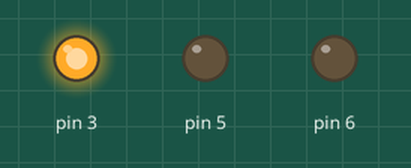
Simulated run of this sketch. Board: Arduino Uno, built with avr-gcc and run on an emulated ATmega328P. Parts: output pins drawn as LEDs (lit = HIGH).

Above: at 0.5 s.
At 1.5 s:
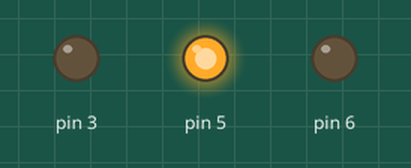
At 5.5 s:
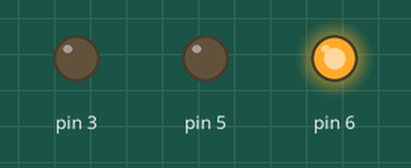
Timing chart, 0 to 6.9 s (numbered marks = the images above):
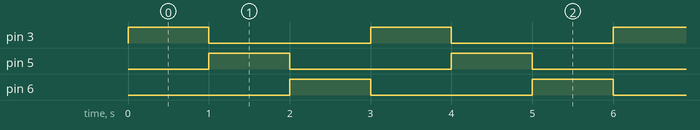

Measured:
- by itself, pin 3, pin 5, pin 6: alternates HIGH for 1.0 s and LOW for 2.0 s
- by itself, everything shown: repeats every 3.0 s, in 4 steps

The sketch:

LED_RGB.ino
```cpp
void setup() {
  // Ajustado as portas digitais 3, 5 e 6 como saída
  pinMode(3, OUTPUT);
  pinMode(5, OUTPUT);
  pinMode(6, OUTPUT);
}

void loop() {
  // Acendera cada cor do led rgb por vez
  analogWrite(3, 255);
  delay(1000);
  analogWrite(3, 0);

  analogWrite(5, 255);
  delay(1000);
  analogWrite(5, 0);

  analogWrite(6, 255);
  delay(1000);
  analogWrite(6, 0);
}
```
